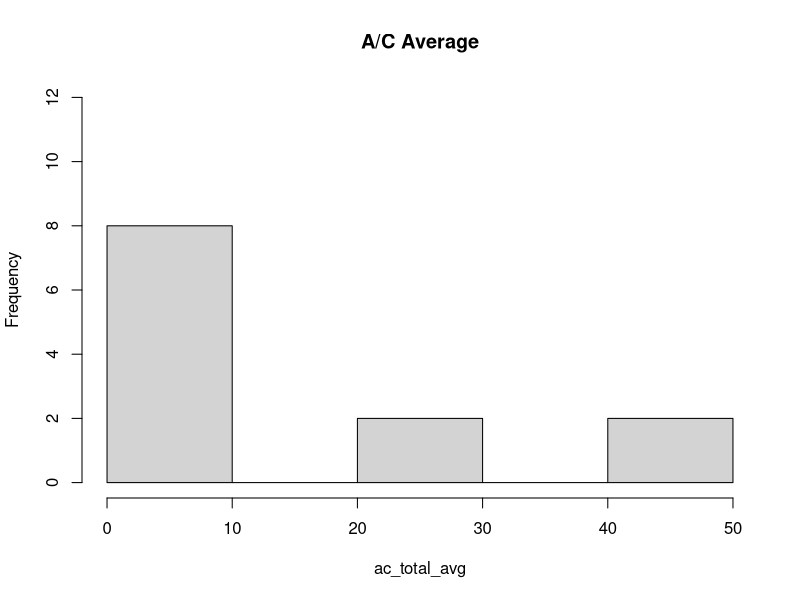
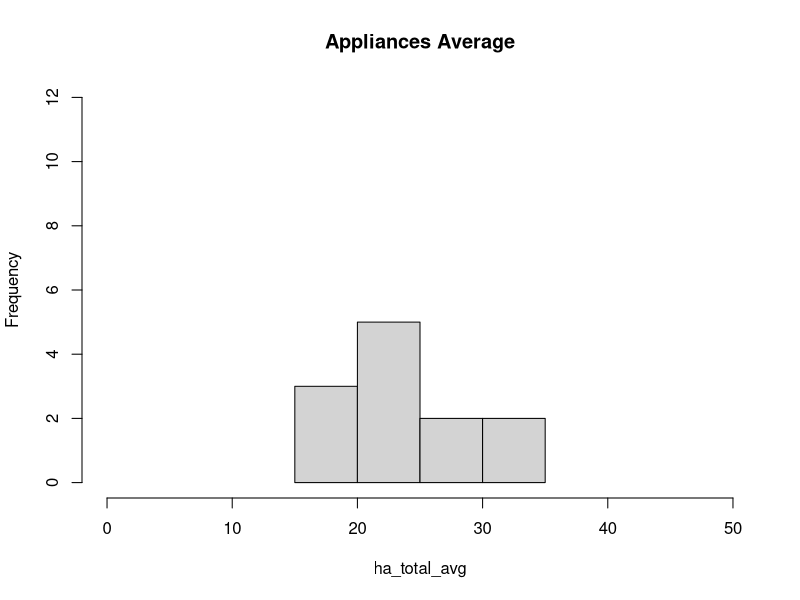
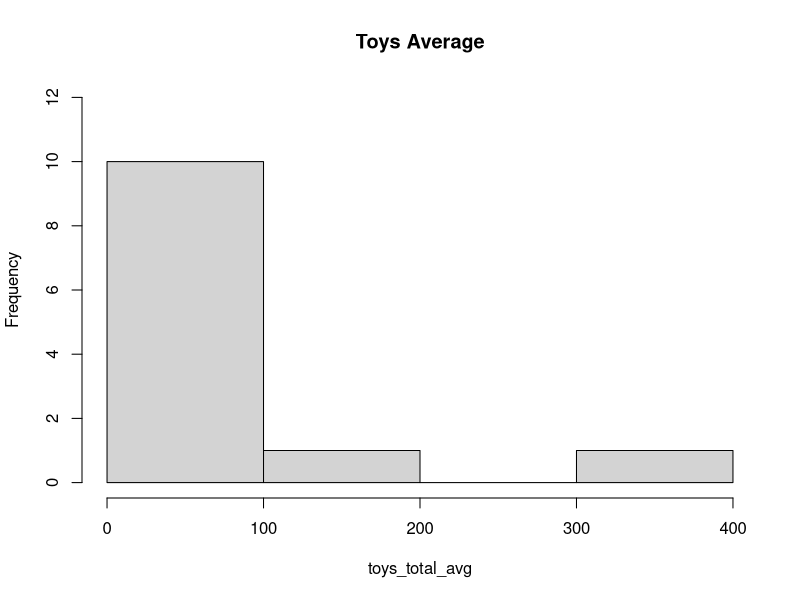
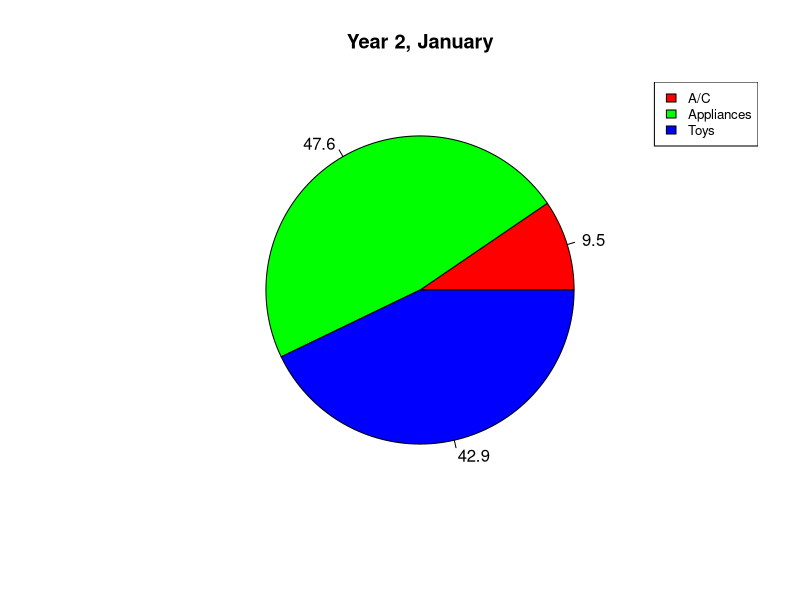
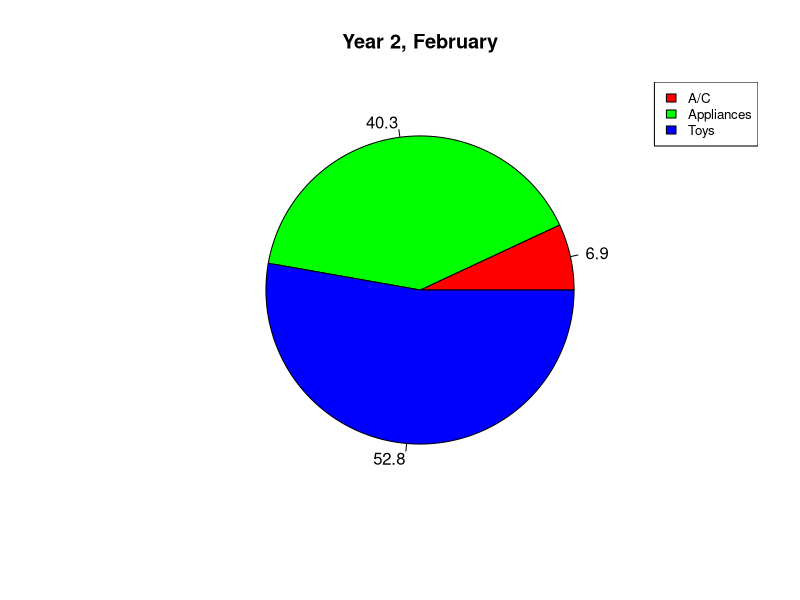
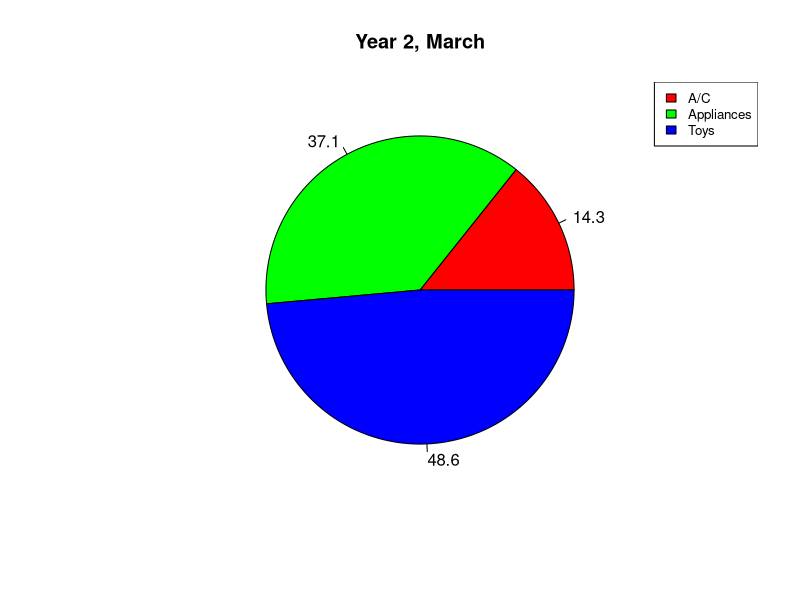
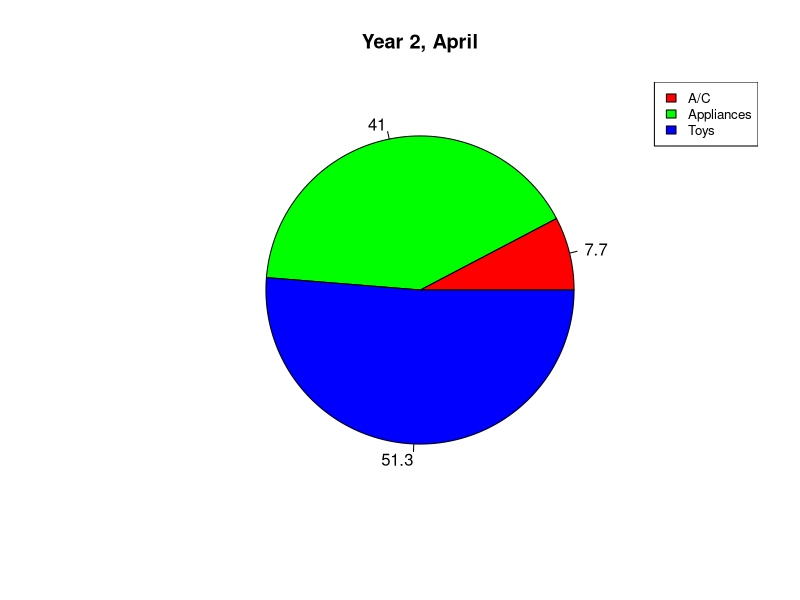
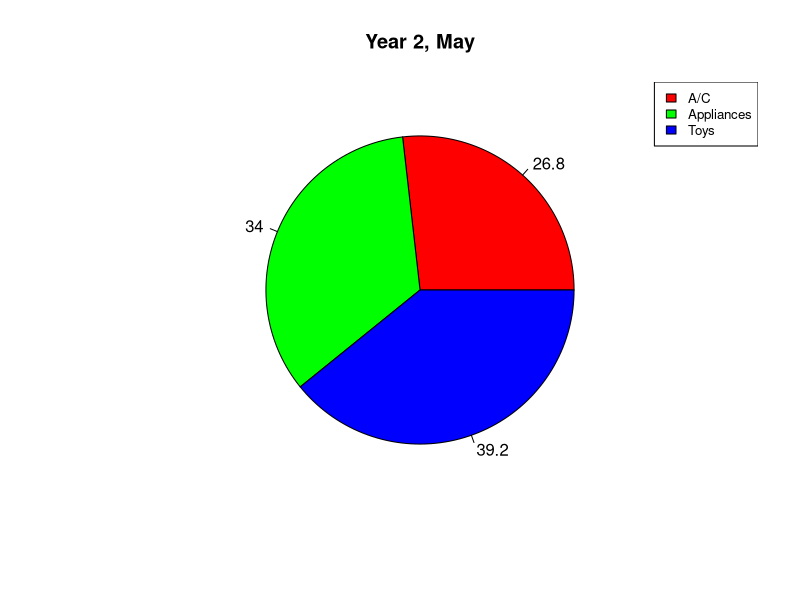

R code for these plots, in order:
# CSI 3120 Assignment 4 Solution
# Student Name: Elad Tzemach
# Student Number: 7505407
# Student Email: etzem012@uottawa.ca

year1 <- matrix(, nrow = 3, ncol = 12)
year2 <- matrix(, nrow = 3, ncol = 12)
year3 <- matrix(, nrow = 3, ncol = 12)

var <- 1

while (var < 4) {

ac_oct_may <- rpois(8, 5)
ac_vector <- c(ac_oct_may[1], ac_oct_may[2], ac_oct_may[3],ac_oct_may[4],ac_oct_may[5],30,45,50,30,ac_oct_may[6],ac_oct_may[7],ac_oct_may[8])


ha_vector <- as.integer(runif(12,10,40) ) 
 

toys_averages <- as.integer(rnorm(12, mean = 30, sd = 9))
nov_num <- as.integer(runif(1,100,200) ) 
dec_num <- as.integer(runif(1,300,400) ) 
toys_averages[11] <- toys_averages[11]+nov_num
toys_averages[12] <- toys_averages[12]+dec_num


# constructing sales matrix
M = matrix(c(ac_vector, ha_vector, toys_averages), nrow=3, ncol=12, byrow=TRUE)
colnames(M) <- c("Jan", "Feb", "Mar", "Apr", "May", "Jun", "Jul", "Aug", "Sep", "Oct", "Nov", "Dec")
rownames(M) <- c("A/C", "Appliances", "Toys")






# constructing initial matrix
ac_initial <- c(10,10,10,10,10,30,50,50,30,10,10,10)
ha_initial <- c(40,40,40,40,40,40,40,40,40,40,40,40)
toys_initial <- c(40,40,40,40,40,40,40,40,40,40,400,400)
I = matrix(c(ac_initial, ha_initial, toys_initial), nrow=3, ncol=12, byrow=TRUE)
colnames(M) <- c("Jan", "Feb", "Mar", "Apr", "May", "Jun", "Jul", "Aug", "Sep", "Oct", "Nov", "Dec")
rownames(M) <- c("A/C", "Appliances", "Toys")


index <- as.integer(1) 
res <- rep(0,36)
diff <- I-M


for (i in 1:nrow(diff))
{
  for (j in 1:ncol(diff))
{
    if (i == 1 && j == 12) {
       if (diff[1,12] > I[1,1]) { 
       res[index] <- 0
       index <- index + 1 } else {
       res[index] <- abs(diff[1,12] - I[1,1])
       index <- index + 1 }}
    else if (i == 2 && j == 12) {
       if (diff[2,12] > I[2,1]) {
       res[index] <- 0
       index <- index + 1 } else {
       res[index] <- abs(diff[2,12] - I[2,1])
       index <- index + 1 }}
    else if (i == 3 && j == 12) {
       if (diff[3,12] > I[3,1]) {
       res[index] <- 0
       index <- index + 1 } else {
       res[index] <- abs(diff[3,12] - I[3,1])
       index <- index + 1 }}
    else {
    res[index] <- I[i,j+1] - diff[i,j]
    index <- index + 1 }
}
}


final = matrix(res, nrow=3, ncol=12, byrow=TRUE)
colnames(final) <- c("Jan", "Feb", "Mar", "Apr", "May", "Jun", "Jul", "Aug", "Sep", "Oct", "Nov", "Dec")
rownames(final) <- c("A/C", "Appliances", "Toys")

if (var == 1) {
    year1 <- final }
else if (var ==2) {
    year2 <- final }
else {
    year3 <- final }

var <- var + 1
} 
#end of while loop

print("Order Matrix: (Simulation for one year)")
print(diff)


cat_matrix <- cbind(year1,year2,year3)




#########   PART 3, SECTION 1   #########

print("The Simulation for 3 Years:")
print(cat_matrix)



avg_jan <- as.integer((cat_matrix[1,1] + cat_matrix[1,13] + cat_matrix[1,25]) / 3)
avg_feb <- as.integer((cat_matrix[1,2] + cat_matrix[1,14] + cat_matrix[1,26]) / 3)
avg_mar <- as.integer((cat_matrix[1,3] + cat_matrix[1,15] + cat_matrix[1,27]) / 3)
avg_apr <- as.integer((cat_matrix[1,4] + cat_matrix[1,16] + cat_matrix[1,28]) / 3)
avg_may <- as.integer((cat_matrix[1,5] + cat_matrix[1,17] + cat_matrix[1,29]) / 3)
avg_jun <- as.integer((cat_matrix[1,6] + cat_matrix[1,18] + cat_matrix[1,30]) / 3)
avg_jul <- as.integer((cat_matrix[1,7] + cat_matrix[1,19] + cat_matrix[1,31]) / 3)
avg_aug <- as.integer((cat_matrix[1,8] + cat_matrix[1,20] + cat_matrix[1,32]) / 3)
avg_sep <- as.integer((cat_matrix[1,9] + cat_matrix[1,21] + cat_matrix[1,33]) / 3)
avg_oct <- as.integer((cat_matrix[1,10] + cat_matrix[1,22] + cat_matrix[1,34]) / 3)
avg_nov <- as.integer((cat_matrix[1,11] + cat_matrix[1,23] + cat_matrix[1,35]) / 3)
avg_dec <- as.integer((cat_matrix[1,12] + cat_matrix[1,24] + cat_matrix[1,36]) / 3)

ac_total_avg <- c(avg_jan, avg_feb, avg_mar, avg_apr, avg_may, avg_jun, avg_jul, avg_aug, avg_sep, avg_oct, avg_nov, avg_dec)

hist(ac_total_avg,ylim = c(0,12),xlim=c(0,50), main="A/C Average")

avg_jan <- as.integer((cat_matrix[2,1] + cat_matrix[2,13] + cat_matrix[2,25]) / 3)
avg_feb <- as.integer((cat_matrix[2,2] + cat_matrix[2,14] + cat_matrix[2,26]) / 3)
avg_mar <- as.integer((cat_matrix[2,3] + cat_matrix[2,15] + cat_matrix[2,27]) / 3)
avg_apr <- as.integer((cat_matrix[2,4] + cat_matrix[2,16] + cat_matrix[2,28]) / 3)
avg_may <- as.integer((cat_matrix[2,5] + cat_matrix[2,17] + cat_matrix[2,29]) / 3)
avg_jun <- as.integer((cat_matrix[2,6] + cat_matrix[2,18] + cat_matrix[2,30]) / 3)
avg_jul <- as.integer((cat_matrix[2,7] + cat_matrix[2,19] + cat_matrix[2,31]) / 3)
avg_aug <- as.integer((cat_matrix[2,8] + cat_matrix[2,20] + cat_matrix[2,32]) / 3)
avg_sep <- as.integer((cat_matrix[2,9] + cat_matrix[2,21] + cat_matrix[2,33]) / 3)
avg_oct <- as.integer((cat_matrix[2,10] + cat_matrix[2,22] + cat_matrix[2,34]) / 3)
avg_nov <- as.integer((cat_matrix[2,11] + cat_matrix[2,23] + cat_matrix[2,35]) / 3)
avg_dec <- as.integer((cat_matrix[2,12] + cat_matrix[2,24] + cat_matrix[2,36]) / 3)

ha_total_avg <- c(avg_jan, avg_feb, avg_mar, avg_apr, avg_may, avg_jun, avg_jul, avg_aug, avg_sep, avg_oct, avg_nov, avg_dec)

dev.new()

hist(ha_total_avg,ylim = c(0,12),xlim=c(0,50), main="Appliances Average")

avg_jan <- as.integer((cat_matrix[3,1] + cat_matrix[3,13] + cat_matrix[3,25]) / 3)
avg_feb <- as.integer((cat_matrix[3,2] + cat_matrix[3,14] + cat_matrix[3,26]) / 3)
avg_mar <- as.integer((cat_matrix[3,3] + cat_matrix[3,15] + cat_matrix[3,27]) / 3)
avg_apr <- as.integer((cat_matrix[3,4] + cat_matrix[3,16] + cat_matrix[3,28]) / 3)
avg_may <- as.integer((cat_matrix[3,5] + cat_matrix[3,17] + cat_matrix[3,29]) / 3)
avg_jun <- as.integer((cat_matrix[3,6] + cat_matrix[3,18] + cat_matrix[3,30]) / 3)
avg_jul <- as.integer((cat_matrix[3,7] + cat_matrix[3,19] + cat_matrix[3,31]) / 3)
avg_aug <- as.integer((cat_matrix[3,8] + cat_matrix[3,20] + cat_matrix[3,32]) / 3)
avg_sep <- as.integer((cat_matrix[3,9] + cat_matrix[3,21] + cat_matrix[3,33]) / 3)
avg_oct <- as.integer((cat_matrix[3,10] + cat_matrix[3,22] + cat_matrix[3,34]) / 3)
avg_nov <- as.integer((cat_matrix[3,11] + cat_matrix[3,23] + cat_matrix[3,35]) / 3)
avg_dec <- as.integer((cat_matrix[3,12] + cat_matrix[3,24] + cat_matrix[3,36]) / 3)

toys_total_avg <- c(avg_jan, avg_feb, avg_mar, avg_apr, avg_may, avg_jun, avg_jul, avg_aug, avg_sep, avg_oct, avg_nov, avg_dec)

dev.new()

hist(toys_total_avg,ylim = c(0,12),xlim=c(0,400), main="Toys Average")


#########   PART 3, SECTION 3   #########

###create the pie for January###
x <- c(cat_matrix[1,13], cat_matrix[2,13], cat_matrix[3,13])
labels <- c("A/C", "Appliances", "Toys")
piepercent <- round(100*x/sum(x), 1)
pie(x,labels = piepercent, main="Year 2, January", col=rainbow(length(x)))
legend("topright", c("A/C", "Appliances", "Toys"), cex=0.8, fill = rainbow(length(x)))
dev.new()

###create the pie for February###
x <- c(cat_matrix[1,14], cat_matrix[2,14], cat_matrix[3,14])
labels <- c("A/C", "Appliances", "Toys")
piepercent <- round(100*x/sum(x), 1)
pie(x,labels = piepercent, main="Year 2, February", col=rainbow(length(x)))
legend("topright", c("A/C", "Appliances", "Toys"), cex=0.8, fill = rainbow(length(x)))
dev.new()

###create the pie for March###
x <- c(cat_matrix[1,15], cat_matrix[2,15], cat_matrix[3,15])
labels <- c("A/C", "Appliances", "Toys")
piepercent <- round(100*x/sum(x), 1)
pie(x,labels = piepercent, main="Year 2, March", col=rainbow(length(x)))
legend("topright", c("A/C", "Appliances", "Toys"), cex=0.8, fill = rainbow(length(x)))
dev.new()

###create the pie for April###
x <- c(cat_matrix[1,16], cat_matrix[2,16], cat_matrix[3,16])
labels <- c("A/C", "Appliances", "Toys")
piepercent <- round(100*x/sum(x), 1)
pie(x,labels = piepercent, main="Year 2, April", col=rainbow(length(x)))
legend("topright", c("A/C", "Appliances", "Toys"), cex=0.8, fill = rainbow(length(x)))
dev.new()

###create the pie for May###
x <- c(cat_matrix[1,17], cat_matrix[2,17], cat_matrix[3,17])
labels <- c("A/C", "Appliances", "Toys")
piepercent <- round(100*x/sum(x), 1)
pie(x,labels = piepercent, main="Year 2, May", col=rainbow(length(x)))
legend("topright", c("A/C", "Appliances", "Toys"), cex=0.8, fill = rainbow(length(x)))
dev.new()

###create the pie for June###
x <- c(cat_matrix[1,18], cat_matrix[2,18], cat_matrix[3,18])
labels <- c("A/C", "Appliances", "Toys")
piepercent <- round(100*x/sum(x), 1)
pie(x,labels = piepercent, main="Year 2, June", col=rainbow(length(x)))
legend("topright", c("A/C", "Appliances", "Toys"), cex=0.8, fill = rainbow(length(x)))
dev.new()

###create the pie for July###
x <- c(cat_matrix[1,19], cat_matrix[2,19], cat_matrix[3,19])
labels <- c("A/C", "Appliances", "Toys")
piepercent <- round(100*x/sum(x), 1)
pie(x,labels = piepercent, main="Year 2, July", col=rainbow(length(x)))
legend("topright", c("A/C", "Appliances", "Toys"), cex=0.8, fill = rainbow(length(x)))
dev.new()

###create the pie for August###
x <- c(cat_matrix[1,20], cat_matrix[2,20], cat_matrix[3,20])
labels <- c("A/C", "Appliances", "Toys")
piepercent <- round(100*x/sum(x), 1)
pie(x,labels = piepercent, main="Year 2, August", col=rainbow(length(x)))
legend("topright", c("A/C", "Appliances", "Toys"), cex=0.8, fill = rainbow(length(x)))
dev.new()

###create the pie for September###
x <- c(cat_matrix[1,21], cat_matrix[2,21], cat_matrix[3,21])
labels <- c("A/C", "Appliances", "Toys")
piepercent <- round(100*x/sum(x), 1)
pie(x,labels = piepercent, main="Year 2, September", col=rainbow(length(x)))
legend("topright", c("A/C", "Appliances", "Toys"), cex=0.8, fill = rainbow(length(x)))
dev.new()

###create the pie for October###
x <- c(cat_matrix[1,22], cat_matrix[2,22], cat_matrix[3,22])
labels <- c("A/C", "Appliances", "Toys")
piepercent <- round(100*x/sum(x), 1)
pie(x,labels = piepercent, main="Year 2, October", col=rainbow(length(x)))
legend("topright", c("A/C", "Appliances", "Toys"), cex=0.8, fill = rainbow(length(x)))
dev.new()

###create the pie for November###
x <- c(cat_matrix[1,23], cat_matrix[2,23], cat_matrix[3,23])
labels <- c("A/C", "Appliances", "Toys")
piepercent <- round(100*x/sum(x), 1)
pie(x,labels = piepercent, main="Year 2, November", col=rainbow(length(x)))
legend("topright", c("A/C", "Appliances", "Toys"), cex=0.8, fill = rainbow(length(x)))
dev.new()

###create the pie for December###
x <- c(cat_matrix[1,24], cat_matrix[2,24], cat_matrix[3,24])
labels <- c("A/C", "Appliances", "Toys")
piepercent <- round(100*x/sum(x), 1)
pie(x,labels = piepercent, main="Year 2, December", col=rainbow(length(x)))
legend("topright", c("A/C", "Appliances", "Toys"), cex=0.8, fill = rainbow(length(x)))
dev.new()


#########   PART 3, SECTION 4   #########

months <- c("Jan", "Jan", "Jan", "Feb", "Feb", "Feb", "Mar", "Mar", "Mar", "Apr", "Apr", "Apr",
"May", "May", "May", "Jun", "Jun", "Jun", "Jul", "Jul", "Jul", "Aug", "Aug", "Aug",
"Sep", "Sep", "Sep", "Oct", "Oct", "Oct", "Nov", "Nov", "Nov", "Dec", "Dec", "Dec")

barplot(matrix(c(cat_matrix[1,1], cat_matrix[1,13],cat_matrix[1,25],
                 cat_matrix[1,2], cat_matrix[1,14],cat_matrix[1,26],
                 cat_matrix[1,3], cat_matrix[1,15],cat_matrix[1,27],
                 cat_matrix[1,4], cat_matrix[1,16],cat_matrix[1,28],
                 cat_matrix[1,5], cat_matrix[1,17],cat_matrix[1,29],
                 cat_matrix[1,6], cat_matrix[1,18],cat_matrix[1,30],
                 cat_matrix[1,7], cat_matrix[1,19],cat_matrix[1,31],
                 cat_matrix[1,8], cat_matrix[1,20],cat_matrix[1,32],
                 cat_matrix[1,9], cat_matrix[1,21],cat_matrix[1,33],
                 cat_matrix[1,10], cat_matrix[1,22],cat_matrix[1,34],
                 cat_matrix[1,11], cat_matrix[1,23],cat_matrix[1,35],
                 cat_matrix[1,12], cat_matrix[1,24],cat_matrix[1,36]

                   ),nr=12), beside=T, 
        col=c("aquamarine3","coral","cyan1"), 
        names.arg=months, las="2")
legend("topleft", c("Year1","Year2","Year3"), pch=15, 
       col=c("aquamarine3","coral","cyan1"), 
       bty="n")



##### Write an R script that answers the following questions when executed: #####

##### Question 1 #####

print(M)
appliance_min <- 0
appliance_min_month <- ""

for (i in 1:ncol(M)){
  if (M[2,i] > appliance_min) {
     appliance_min <- M[2,i] 
     appliance_min_month <- colnames(M)[i]}}
  print(paste0("Greatest number of home appliances sold is ", appliance_min))
  print(paste0("In the month of ", appliance_min_month))



##### Question 2 #####

print(M)

nom <- 0
sum <- 0
m_vector <- c()

for (i in 1:ncol(M)){
  if (M[3,i] > 50) {
       sum <- sum + M[3,i]
       nom <- nom + 1
       m_vector <- append(m_vector, colnames(M)[i])
       }}
  print(paste0("More than 50 toys were sold in ", nom, " months"))
  paste(c("The months are: ", m_vector), collapse=" ")
  print(paste0("A total of ", sum, " toys were sold"))


##### Question 3 #####

H <- c(M[1,1], M[1,2], M[1,3], M[1,4], M[1,5], M[1,6], M[1,7], M[1,8], M[1,9], M[1,10], M[1,11], M[1,12])
avg <- as.integer(sum(H) / 12)
print(avg)
J <- c(M[1,1] - avg, M[1,2] - avg, M[1,3] - avg, M[1,4] - avg, M[1,5] - avg, M[1,6] - avg, M[1,7] - avg, M[1,8] - avg, M[1,9] - avg, M[1,10] - avg, M[1,11] - avg, M[1,12] - avg)

barplot(J, names.arg=c("Jan","Feb","Mar","Apr","May","Jun","Jul", "Aug", "Sep", "Oct", "Nov", "Dec"))

dev.new()

